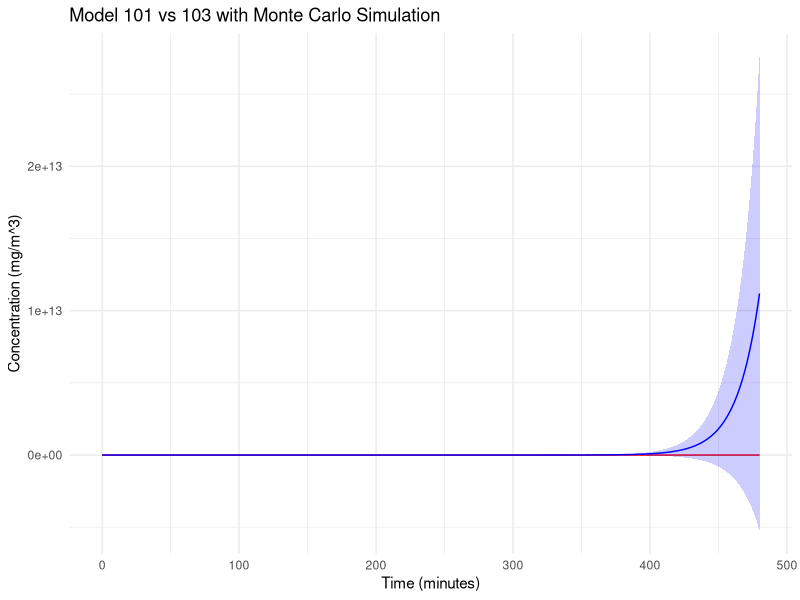
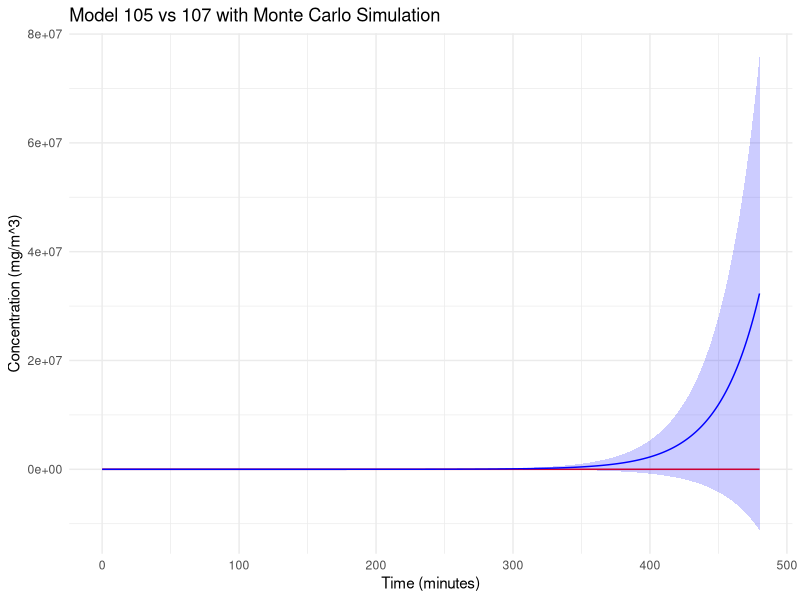
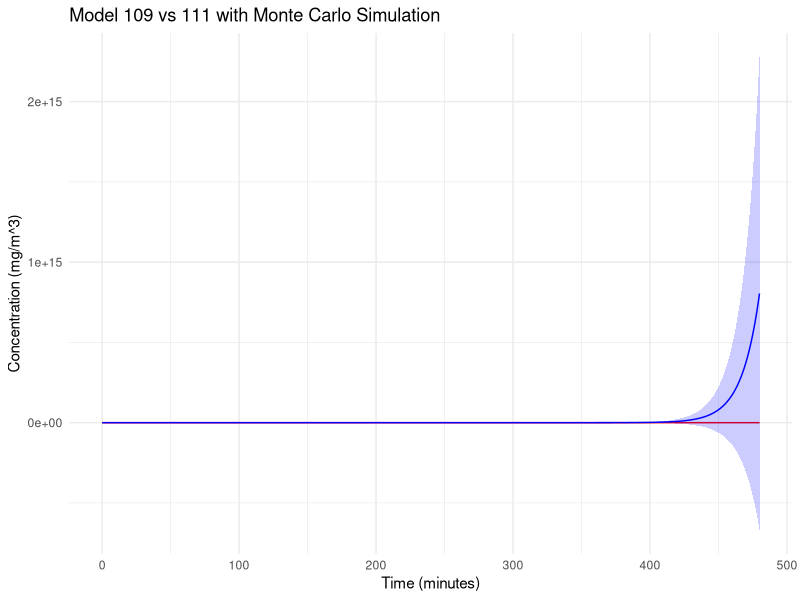
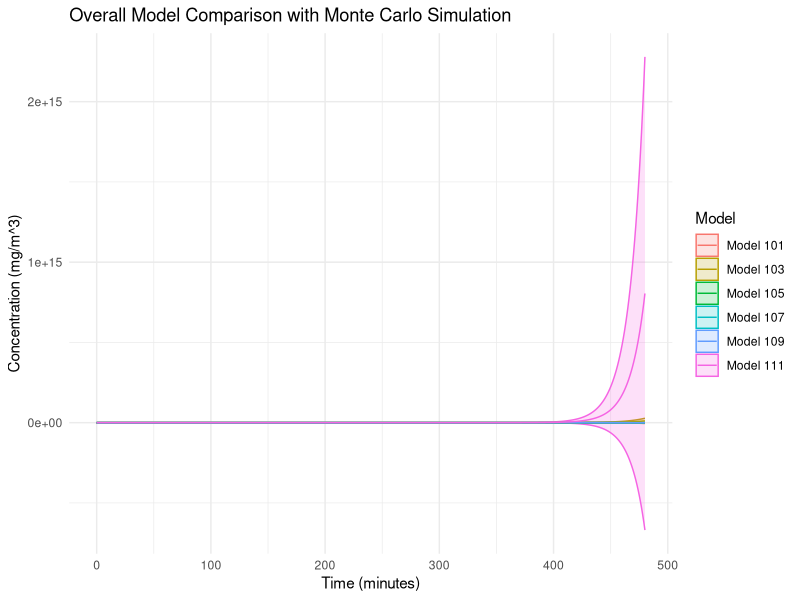
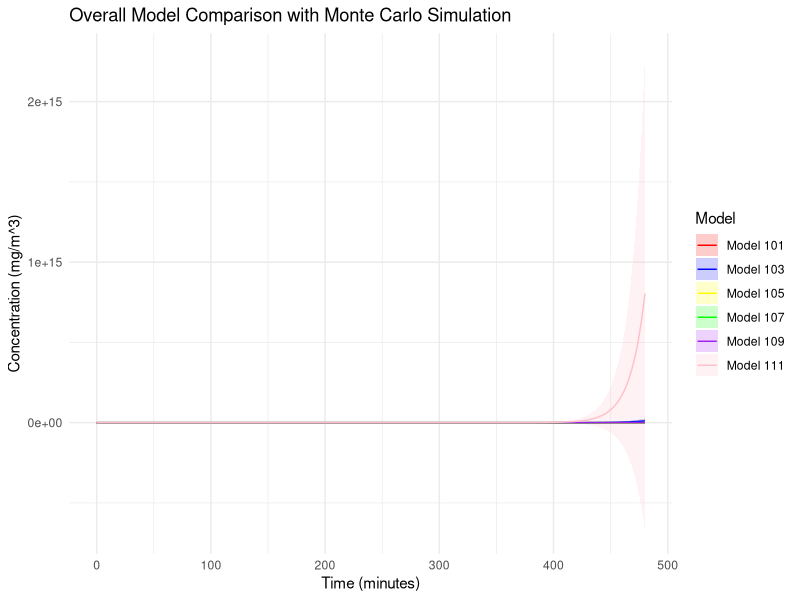

These figures' R source, in order:
# Define Model 100 with the gamma factor
model_100 <- function(G, Q, gamma) {
    C_steady <- gamma * G / Q
    return(C_steady)
}

# Define Model 101
model_101 <- function(G, Q, V, t_g, T) {
    # Create a time vector
    time_vector <- seq(0, T, by = 1)
    
    # Calculate the phase of concentration increase
    C_rise <- sapply(time_vector, function(t) {
        if (t <= t_g) {
            return((G / Q) * (1 - exp((-Q * t) / V )))
        } else {
            return(NA)
        }
    })          
    
    # Concentration at the end of the emission phase as the initial concentration for the decay phase
    C0 <- (G / Q) * (1 - exp(-Q * t_g / V ))
    
    # Calculate the concentration decay phase
    C_decay <- sapply(time_vector, function(t) {
        if (t > t_g) {
            return(C0 * exp(-Q * (t - t_g) / V ))
        } else {
            return(NA)
        }
    })
    
    return(list(time = time_vector, concentration_rise = C_rise, concentration_decay = C_decay))
} 





# Define Model 102
model_102 <- function(G, Q, Q_R, epsilon_RF, gamma) {
    C_bar <- (gamma * G) / (Q + epsilon_RF * Q_R)
    C_RF <- C_bar * (1 - epsilon_RF)
    return(list(C_bar = C_bar, C_RF = C_RF))
}


# Define Model 103
model_103 <- function(G, Q, Q_R, epsilon_RF, V, t_g, T) {
    Q_instead <- Q + epsilon_RF * Q_R
    return(model_101(G, Q_instead, V, t_g, T))
}

#Visualization
library(ggplot2)

# Monte Carlo

# simulation times
n_simulations <- 1000

results_101 <- vector("list", n_simulations)
results_103 <- vector("list", n_simulations)

# Monte Carlo simulation
set.seed(123)  

for (i in 1:n_simulations) {

    G <- rlnorm(1, log(26000), sqrt(log(2)))
    

    Q <- rnorm(1, 205, 6.2)
    Q_L <- rnorm(1, 25, 0.75)
    

    eL_min <- 0.2 - (1.96 * 0.4)
    eL_max <- 0.2 + (1.96 * 0.4)
    eLF_min <- 0.5 - (1.96 * 0.9)
    eLF_max <- 0.5 + (1.96 * 0.9)
    eRF_min <- 0.5 - (1.96 * 0.9)
    eRF_max <- 0.5 + (1.96 * 0.9)
    

    epsilon_L <- runif(1, eL_min, eL_max)
    epsilon_L_F <- runif(1, eLF_min, eLF_max)
    epsilon_RF <- runif(1, eRF_min, eRF_max)
    

    V <- 975  
    t_g <- 120  
    T <- 480  
    Q_R <- rnorm(1, 200, 6)  
    
    results_101[[i]] <- model_101(G, Q, V, t_g, T)
    results_103[[i]] <- model_103(G, Q, Q_R, epsilon_RF, V, t_g, T)
}

# Transfer to data.frame
df_101 <- do.call(rbind, lapply(results_101, function(x) data.frame(Time = x$time, 
                                                                    Concentration = c(x$concentration_rise, x$concentration_decay))))
df_103 <- do.call(rbind, lapply(results_103, function(x) data.frame(Time = x$time, 
                                                                    Concentration = c(x$concentration_rise, x$concentration_decay))))


average_and_ci <- function(df, n) {
    df_summary <- aggregate(Concentration ~ Time, data = df, mean)
    df_summary$SD <- aggregate(Concentration ~ Time, data = df, sd)$Concentration
    df_summary$CI_lower <- df_summary$Concentration - qt(0.975, df=n-1) * df_summary$SD / sqrt(n)
    df_summary$CI_upper <- df_summary$Concentration + qt(0.975, df=n-1) * df_summary$SD / sqrt(n)
    return(df_summary)
}

average_101 <- average_and_ci(df_101, n_simulations)
average_103 <- average_and_ci(df_103, n_simulations)

ggplot() +
    geom_ribbon(data = average_101, aes(x = Time, ymin = CI_lower, ymax = CI_upper), fill = "red", alpha = 0.2) +
    geom_line(data = average_101, aes(x = Time, y = Concentration), color = "red") +
    geom_ribbon(data = average_103, aes(x = Time, ymin = CI_lower, ymax = CI_upper), fill = "blue", alpha = 0.2) +
    geom_line(data = average_103, aes(x = Time, y = Concentration), color = "blue") +
    labs(title = "Model 101 vs 103 with Monte Carlo Simulation",
         x = "Time (minutes)", 
         y = "Concentration (mg/m^3)") +
    theme_minimal()  


# Define Model 104
model_104 <- function(G, Q, Q_L, epsilon_L, gamma) {
    C_avg <- (gamma * G * (1 - epsilon_L)) / (Q + Q_L)
    C_L_avg <- C_avg + (epsilon_L * gamma * G) / Q_L
    return(list(C_avg = C_avg, C_L_avg = C_L_avg))
}


# Define Model 105
model_105 <- function(G, Q, Q_L, epsilon_L, V, t_g, T) {
    # Create a time vector
    time_vector <- seq(0, T, by = 1)
    
    C_rise <- sapply(time_vector, function(t) {
        if (t <= t_g) {
            return(((G * (1 - epsilon_L)) / (Q + Q_L)) * (1 - exp((-(Q + Q_L) * t) / V)))
        } else {
            return(NA)
        }
    })
    
    C0 <- (G * (1 - epsilon_L)) / (Q + Q_L) * (1 - exp((-(Q + Q_L) * t_g) / V))
    
    C_decay <- sapply(time_vector, function(t) {
        if (t > t_g) {
            return(C0 * exp((-(Q + Q_L) * (t - t_g)) / V))
        } else {
            return(NA)
        }
    })
    
    return(list(time = time_vector, concentration_rise = C_rise, concentration_decay = C_decay))
}


# Define Model 106
model_106 <- function(G, Q, Q_L, epsilon_L, Q_R, epsilon_RF, gamma) {
    C_avg <- (gamma * G * (1 - epsilon_L)) / ((Q + epsilon_RF * Q_R) + Q_L)
    C_L_avg <- C_avg + (epsilon_L * gamma * G) / Q_L
    C_RF <- C_avg * (1 - epsilon_RF)
    return(list(C_avg = C_avg, C_L_avg = C_L_avg, C_RF = C_RF))
}


# Define Model 107
model_107 <- function(G, Q, Q_L, epsilon_L, Q_R, epsilon_RF, V, t_g, T) {
    Q_instead <- Q + epsilon_RF * Q_R
    return(model_105(G, Q_instead, Q_L, epsilon_L, V, t_g, T))
}


results_105 <- vector("list", n_simulations)
results_107 <- vector("list", n_simulations)

# Monte Carlo simulation
set.seed(123)
for (i in 1:n_simulations) {
    
    G <- rlnorm(1, log(26000), sqrt(log(2)))
    
    
    Q <- rnorm(1, 205, 6.2)
    Q_L <- rnorm(1, 25, 0.75)
    
    
    eL_min <- 0.2 - (1.96 * 0.4)
    eL_max <- 0.2 + (1.96 * 0.4)
    eLF_min <- 0.5 - (1.96 * 0.9)
    eLF_max <- 0.5 + (1.96 * 0.9)
    eRF_min <- 0.5 - (1.96 * 0.9)
    eRF_max <- 0.5 + (1.96 * 0.9)
    
    
    epsilon_L <- runif(1, eL_min, eL_max)
    epsilon_L_F <- runif(1, eLF_min, eLF_max)
    epsilon_RF <- runif(1, eRF_min, eRF_max)
    
    
    V <- 975  
    t_g <- 120  
    T <- 480  
    Q_R <- rnorm(1, 200, 6)  
    
    results_105[[i]] <- model_105(G, Q, Q_L, epsilon_L, V, t_g, T)
    results_107[[i]] <- model_107(G, Q, Q_L, epsilon_L, Q_R, epsilon_RF, V, t_g, T)
}


# Transfer to data.frame
df_105 <- do.call(rbind, lapply(results_105, function(x) data.frame(Time = x$time, 
                                                                    Concentration = c(x$concentration_rise, x$concentration_decay))))

df_107 <- do.call(rbind, lapply(results_107, function(x) data.frame(Time = x$time, 
                                                                    Concentration = c(x$concentration_rise, x$concentration_decay))))


average_and_ci <- function(df, n) {
    df_summary <- aggregate(Concentration ~ Time, data = df, mean)
    df_summary$SD <- aggregate(Concentration ~ Time, data = df, sd)$Concentration
    df_summary$CI_lower <- df_summary$Concentration - qt(0.975, df=n-1) * df_summary$SD / sqrt(n)
    df_summary$CI_upper <- df_summary$Concentration + qt(0.975, df=n-1) * df_summary$SD / sqrt(n)
    return(df_summary)
}

average_105 <- average_and_ci(df_105, n_simulations)
average_107 <- average_and_ci(df_107, n_simulations)


ggplot() +
    geom_ribbon(data = average_105, aes(x = Time, ymin = CI_lower, ymax = CI_upper), fill = "red", alpha = 0.2) +
    geom_line(data = average_105, aes(x = Time, y = Concentration), color = "red") +
    geom_ribbon(data = average_107, aes(x = Time, ymin = CI_lower, ymax = CI_upper), fill = "blue", alpha = 0.2) +
    geom_line(data = average_107, aes(x = Time, y = Concentration), color = "blue") +
    labs(title = "Model 105 vs 107 with Monte Carlo Simulation",
         x = "Time (minutes)", 
         y = "Concentration (mg/m^3)") +
    theme_minimal()



# Define Model 108
model_108 <- function(G, Q, Q_L, epsilon_L, epsilon_L_F, gamma) {
    C_avg <- (gamma * G * (1 - epsilon_L * epsilon_L_F)) / (Q + epsilon_L_F * Q_L)
    C_LE <- C_avg + (epsilon_L * gamma * G) / Q_L
    C_LF <- C_LE * (1 - epsilon_L_F)
    return(list(C_avg = C_avg, C_LE = C_LE, C_LF = C_LF))
}


# Define Model 109
model_109 <- function(G, Q, Q_L, epsilon_L, epsilon_L_F, V, t_g, T) {
    # Create a time vector
    time_vector <- seq(0, T, by = 1)
    
    C_rise <- sapply(time_vector, function(t) {
        if (t <= t_g) {
            return(((G * (1 - epsilon_L * epsilon_L_F)) / (Q + epsilon_L_F * Q_L)) * (1 - exp((-(Q + epsilon_L_F * Q_L) * t) / V)))
        } else {
            return(NA)
        }
    })
    
    C0 <- ((G * (1 - epsilon_L * epsilon_L_F)) / (Q + epsilon_L_F * Q_L)) * (1 - exp((-(Q + epsilon_L_F * Q_L) * t_g) / V))
    
    C_decay <- sapply(time_vector, function(t) {
        if (t > t_g) {
            return(C0 * exp((-(Q + epsilon_L_F * Q_L) * (t - t_g)) / V))
        } else {
            return(NA)
        }
    })
    
    return(list(time = time_vector, concentration_rise = C_rise, concentration_decay = C_decay))
}


# Define Model 110
model_110 <- function(G, Q, Q_L, epsilon_L, epsilon_L_F, Q_R, epsilon_RF, gamma) {
    C_avg <- (gamma * G * (1 - epsilon_L * epsilon_L_F)) / ((Q + epsilon_RF * Q_R) + epsilon_L_F * Q_L)
    C_LE <- C_avg + (epsilon_L * gamma * G) / Q_L
    C_LF <- C_LE * (1 - epsilon_L_F)
    C_RF <- C_avg * (1 - epsilon_RF)
    return(list(C_avg = C_avg, C_LE = C_LE, C_LF = C_LF, C_RF = C_RF))
}


# Define Model 111
model_111 <- function(G, Q, Q_L, epsilon_L, epsilon_L_F, Q_R, epsilon_RF, V, t_g, T) {
    Q_instead <- Q + epsilon_RF * Q_R
    return(model_109(G, Q_instead, Q_L, epsilon_L, epsilon_L_F, V, t_g, T))
}


results_109 <- vector("list", n_simulations)
results_111 <- vector("list", n_simulations)

set.seed(123)
for (i in 1:n_simulations) {
    
    G <- rlnorm(1, log(26000), sqrt(log(2)))
    
    
    Q <- rnorm(1, 205, 6.2)
    Q_L <- rnorm(1, 25, 0.75)
    
    
    eL_min <- 0.2 - (1.96 * 0.4)
    eL_max <- 0.2 + (1.96 * 0.4)
    eLF_min <- 0.5 - (1.96 * 0.9)
    eLF_max <- 0.5 + (1.96 * 0.9)
    eRF_min <- 0.5 - (1.96 * 0.9)
    eRF_max <- 0.5 + (1.96 * 0.9)
    
    
    epsilon_L <- runif(1, eL_min, eL_max)
    epsilon_L_F <- runif(1, eLF_min, eLF_max)
    epsilon_RF <- runif(1, eRF_min, eRF_max)
    
    
    V <- 975  
    t_g <- 120  
    T <- 480  
    Q_R <- rnorm(1, 200, 6)  
    
    results_109[[i]] <- model_109(G, Q, Q_L, epsilon_L, epsilon_L_F, V, t_g, T)
    results_111[[i]] <- model_111(G, Q, Q_L, epsilon_L, epsilon_L_F, Q_R, epsilon_RF, V, t_g, T)
}



# Transfer to data.frame
df_109 <- do.call(rbind, lapply(results_109, function(x) data.frame(Time = x$time, 
                                                                    Concentration = c(x$concentration_rise, x$concentration_decay))))

df_111 <- do.call(rbind, lapply(results_111, function(x) data.frame(Time = x$time, 
                                                                    Concentration = c(x$concentration_rise, x$concentration_decay))))

# Calculate Average and Confidence Interval
average_109 <- average_and_ci(df_109, n_simulations)
average_111 <- average_and_ci(df_111, n_simulations)


# Plotting with ggplot
ggplot() +
    geom_ribbon(data = average_109, aes(x = Time, ymin = CI_lower, ymax = CI_upper), fill = "red", alpha = 0.2) +
    geom_line(data = average_109, aes(x = Time, y = Concentration), color = "red") +
    geom_ribbon(data = average_111, aes(x = Time, ymin = CI_lower, ymax = CI_upper), fill = "blue", alpha = 0.2) +
    geom_line(data = average_111, aes(x = Time, y = Concentration), color = "blue") +
    labs(title = "Model 109 vs 111 with Monte Carlo Simulation",
         x = "Time (minutes)", 
         y = "Concentration (mg/m^3)") +
    theme_minimal()


# Overall comparison
average_101$Model <- "Model 101"
average_103$Model <- "Model 103"
average_105$Model <- "Model 105"
average_107$Model <- "Model 107"
average_109$Model <- "Model 109"
average_111$Model <- "Model 111"

combined_averages <- rbind(average_101, average_103, average_105, average_107, average_109, average_111)

ggplot(combined_averages, aes(x = Time, y = Concentration, color = Model)) +
    geom_ribbon(aes(ymin = CI_lower, ymax = CI_upper, fill = Model), alpha = 0.2) +
    geom_line() +
    labs(title = "Overall Model Comparison with Monte Carlo Simulation",
         x = "Time (minutes)", 
         y = "Concentration (mg/m^3)") +
    theme_minimal()  

# Or

ggplot(combined_averages, aes(x = Time, y = Concentration, group = Model)) +
    geom_ribbon(aes(ymin = CI_lower, ymax = CI_upper, fill = Model), alpha = 0.2) +
    geom_line(aes(color = Model)) +
    scale_fill_manual(values = c("Model 101" = "red", "Model 103" = "blue", "Model 105" = "yellow", 
                                 "Model 107" = "green", "Model 109" = "purple", "Model 111" = "pink")) +
    scale_color_manual(values = c("Model 101" = "red", "Model 103" = "blue", "Model 105" = "yellow", 
                                  "Model 107" = "green", "Model 109" = "purple", "Model 111" = "pink")) +
    labs(title = "Overall Model Comparison with Monte Carlo Simulation",
         x = "Time (minutes)", 
         y = "Concentration (mg/m^3)") +
    theme_minimal() +
    guides(fill = guide_legend(title = "Model"), color = guide_legend(title = "Model"))                                
